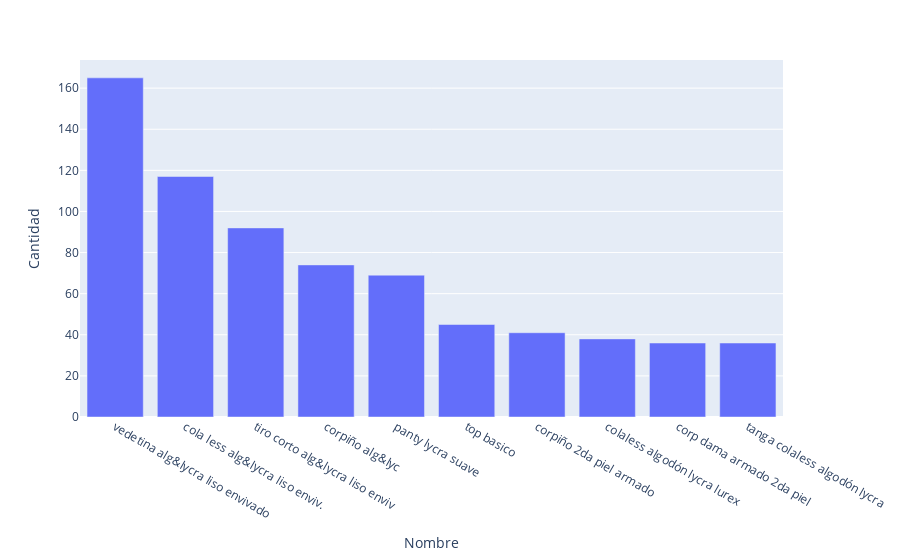

The code cell stored with this chart in its notebook:
### Markdown cell above
### Diez productos mas vendidos

### Code cell
most_sold = df.copy()
most_sold = most_sold.reindex(most_sold.index.repeat(most_sold.quantity)).reset_index(drop = True)
most_sold = most_sold[most_sold['status'] == 'VENDIDA']
most_sold_count = most_sold['name'].value_counts().to_frame().reset_index()[:10]
most_sold_count.rename(columns = {'index':'Nombre', 'name':'Cantidad'}, inplace = True)

fig = px.bar(most_sold_count, x='Nombre', y='Cantidad')
fig.show()

### Figure 1 — Plotly figure (JSON) as saved in the notebook; plotly's stock layout.template omitted (floating-point values rounded to 4 significant figures)
{"data": [{"alignmentgroup": "True", "hovertemplate": "Nombre=%{x}<br>Cantidad=%{y}<extra></extra>", "legendgroup": "", "marker": {"color": "#636efa", "pattern": {"shape": ""}}, "name": "", "offsetgroup": "", "orientation": "v", "showlegend": false, "textposition": "auto", "type": "bar", "x": ["vedetina alg&lycra liso envivado ", "cola less alg&lycra liso enviv.  ", "tiro corto alg&lycra liso enviv  ", "corpiño alg&lyc  ", "panty lycra suave", "top basico", "corpiño 2da piel armado  ", "colaless algodón lycra lurex ", "corp dama armado 2da piel", "tanga colaless algodón lycra"], "xaxis": "x", "y": [165, 117, 92, 74, 69, 45, 41, 38, 36, 36], "yaxis": "y"}], "layout": {"barmode": "relative", "legend": {"tracegroupgap": 0}, "margin": {"t": 60}, "xaxis": {"anchor": "y", "domain": [0, 1], "title": {"text": "Nombre"}}, "yaxis": {"anchor": "x", "domain": [0, 1], "title": {"text": "Cantidad"}}}}
